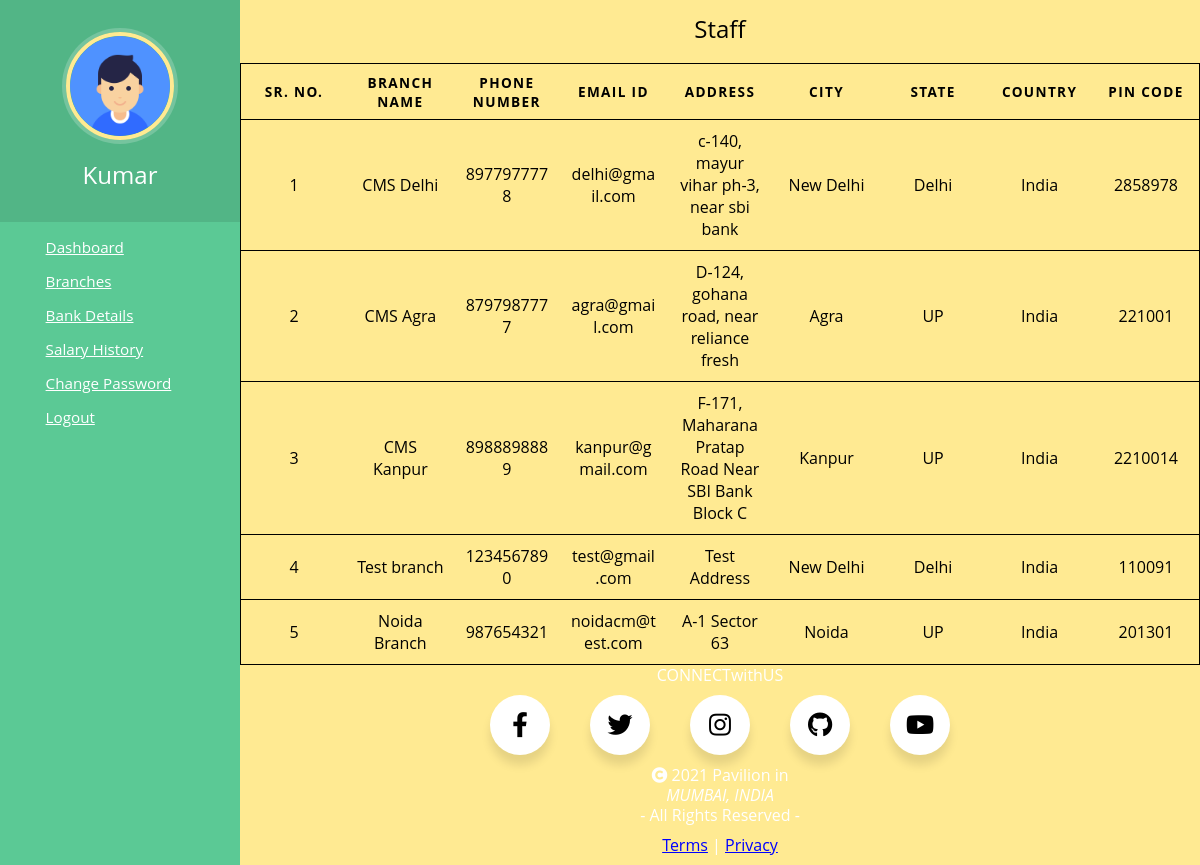
The page /staff/branch.php (signed in) on the database its author committed.
### tables this page shows
CREATE TABLE `tblstaff` (
  `ID` int(10) NOT NULL,
  `BranchName` varchar(120) DEFAULT NULL,
  `StaffName` varchar(120) DEFAULT NULL,
  `StaffMobilenumber` bigint(11) DEFAULT NULL,
  `StaffEmail` varchar(120) DEFAULT NULL,
  `StaffPassword` varchar(120) DEFAULT NULL,
  `StaffRegdate` timestamp NOT NULL DEFAULT current_timestamp(),
  `bankstatus` int(1) NOT NULL DEFAULT 0,
  `rate` int(11) NOT NULL,
  `paidsalary` int(11) NOT NULL DEFAULT 0
);

CREATE TABLE `tblbranch` (
  `ID` int(11) NOT NULL,
  `BranchName` varchar(120) DEFAULT NULL,
  `BranchContactnumber` bigint(11) DEFAULT NULL,
  `BranchEmail` varchar(120) DEFAULT NULL,
  `BranchAddress` varchar(120) DEFAULT NULL,
  `BranchCity` varchar(120) DEFAULT NULL,
  `BranchState` varchar(120) DEFAULT NULL,
  `BranchPincode` varchar(120) DEFAULT NULL,
  `BranchCountry` varchar(120) DEFAULT NULL
);

### staff/branch.php (the view, shortened to what this page needs)
<?php
include('../includes/dbconnection.php');
if (strlen($_SESSION['cmsaid']==0)) {
    header('location:logout.php');
    } else{
?>
<html lang="en">
<head>
    <link href="./css/table.css" rel="stylesheet">
    <link href="./css/header.css" rel="stylesheet"/>
    <link href="../css/footer.css" rel="stylesheet">
    <link rel="stylesheet" href="https://cdnjs.cloudflare.com/ajax/libs/font-awesome/4.7.0/css/font-awesome.min.css">
    <link rel="stylesheet" href="https://cdnjs.cloudflare.com/ajax/libs/font-awesome/5.13.0/css/all.min.css">
</head>
<body>
<?php include_once('./include/header.php');?>
<table>
  <caption> Staff</caption>
  <thead>
    <tr>
    <th scope="col">SR. NO.</th>
      <th scope="col">Branch Name</th>
      <th scope="col">Phone Number</th>
      <th scope="col">Email ID</th>
      <th scope="col">Address</th>
      <th scope="col">City</th>
      <th scope="col">State </th>
      <th scope="col">Country</th>
      <th scope="col">Pin Code </th>
    </tr>
  </thead>
  <tbody>
<?php
  $ret=mysqli_query($con,"SELECT * FROM tblbranch");
  $num=mysqli_num_rows($ret);
  if($num >0){
    $count=0;
  while ($row=mysqli_fetch_array($ret)) {
    $count++;
  ?>
    <tr>
      <td scope="row" data-label="SR. NO."><?php echo $count;?></td>
      <td data-label="Branch Name"><?php echo $row["BranchName"];?></td>
      <td data-label="Phone Number"><?php echo $row["BranchContactnumber"];?></td>
      <td data-label="Email ID"><?php echo $row["BranchEmail"];?></td>
      <td data-label="Address"><?php echo $row["BranchAddress"];?></td>
      <td data-label="City"><?php echo $row["BranchCity"];?></td>
      <td data-label="State"><?php echo $row["BranchState"];?></td>
      <td data-label="Country"><?php echo $row["BranchCountry"];?></td>
      <td data-label="Pin Code"><?php echo $row["BranchPincode"];?></td>
      </tr>
<?php } }
?>
  </tbody>
</table>
<?php include_once('../includes/footer.php');?>
</body>
</html>
<?php   }?>

### staff/include/header.php (shortened to what this page needs)
<?php
$admid=$_SESSION['cmsaid'];
$ret=mysqli_query($con,"select StaffName,bankstatus from tblstaff where ID='$admid'");
$row=mysqli_fetch_array($ret);
$fname=$row['StaffName'];
?>
<nav class="menu" tabindex="0">
  <header class="avatar">
		<img src="../includes/user.png " />
    <h2><?php echo $fname; ?></h2>
  </header>
	<ul>
  <li tabindex="0" class="icon-dashboard"><a href="dashboard.php"><span>Dashboard</span></a></li>
  <li tabindex="0" class="icon-shop"><a href="branch.php"><span>Branches</span></a></li>
  <li tabindex="0" class="icon-shop"><a href="bankdetails.php"><span>Bank Details</span></a></li>
    <li tabindex="0" class="icon-history"><a href="transactions.php"><span>Salary History</span></a></li>
    <li tabindex="0" class="icon-change"><a href="changepassword.php"><span>Change Password</span></a></li>
    <li tabindex="0" class="icon-logout"><a href="../includes/logout.php"><span>Logout</span></a></li>
  </ul>
</nav>

### staff/css/table.css (style rules this page uses)
body { font-family: "Open Sans", sans-serif; line-height: 1.25; }
table { color:black; background: transparent; border: 1px solid #ccc; border-collapse: collapse; margin: 0; padding: 0; width: 100%; table-layout: fixed; }
table caption { font-size: 1.5em; margin: .5em 0 .75em; }
table tr { border: 1px solid rgb(0, 0, 0); padding: .35em; }
table th, table td { padding: .625em; text-align: center; overflow-wrap: break-word; }
table th { font-size: .85em; letter-spacing: .1em; text-transform: uppercase; }

### staff/css/header.css (style rules this page uses)
body { background: #ffea92; margin: 0; font-family: "Open Sans", Helvetica Neue, Helvetica, Arial, sans-serif; color: #fff; padding-left: 240px; }
li a,a:visited { color:white; }
.menu { background: #5bc995; height: 100%; width: 240px; position: fixed; top: 0; left: 0; z-index: 5; outline: none; }
.menu .avatar { background: rgba(0, 0, 0, 0.1); padding: 2em 0.5em; text-align: center; }
.menu .avatar img { width: 100px; border-radius: 50%; overflow: hidden; border: 4px solid #ffea92; box-shadow: 0 0 0 4px rgba(255, 255, 255, 0.2); }
.menu .avatar h2 { font-weight: normal; margin-bottom: 0; }
.menu ul { list-style: none; padding: 0.5em 0; margin: 0; }
.menu ul li { padding: 0.5em 1em 0.5em 3em; font-size: 0.95em; font-weight: regular; background-repeat: no-repeat; background-position: left 15px center; background-size: auto 20px; transition: all 0.15s linear; cursor: pointer; }
.menu ul li.icon-dashboard { background-image: url("http://www.entypo.com/images//gauge.svg"); }
.menu ul li.icon-shop { background-image: url("http://www.entypo.com/images//shop.svg"); }
.menu ul li.icon-history { background-image: url("http://www.entypo.com/images//back-in-time.svg"); }
.menu ul li.icon-change { background-image: url("http://www.entypo.com/images//cog.svg"); }
.menu ul li.icon-logout { background-image: url("http://www.entypo.com/images//log-out.svg"); }

### rows shown on the page
tblstaff: StaffName "Kumar"
tblbranch: BranchName "CMS Delhi", BranchContactnumber "8977977778", BranchEmail "delhi@gmail.com", BranchAddress "c-140, mayur vihar ph-3, near sbi bank", BranchCity "New Delhi", BranchState "Delhi", BranchCountry "India", BranchPincode "2858978"
tblbranch: BranchName "CMS Agra", BranchContactnumber "8797987777", BranchEmail "agra@gmail.com", BranchAddress "D-124, gohana road, near reliance fresh", BranchCity "Agra", BranchState "UP", BranchCountry "India", BranchPincode "221001"
tblbranch: BranchName "CMS Kanpur", BranchContactnumber "8988898889", BranchEmail "kanpur@gmail.com", BranchAddress "F-171, Maharana Pratap Road Near SBI Bank Block C", BranchCity "Kanpur", BranchState "UP", BranchCountry "India", BranchPincode "2210014"
tblbranch: BranchName "Test branch", BranchContactnumber "1234567890", BranchEmail "test@gmail.com", BranchAddress "Test Address", BranchCity "New Delhi", BranchState "Delhi", BranchCountry "India", BranchPincode "110091"
tblbranch: BranchName "Noida Branch", BranchContactnumber "987654321", BranchEmail "noidacm@test.com", BranchAddress "A-1 Sector 63", BranchCity "Noida", BranchState "UP", BranchCountry "India", BranchPincode "201301"
